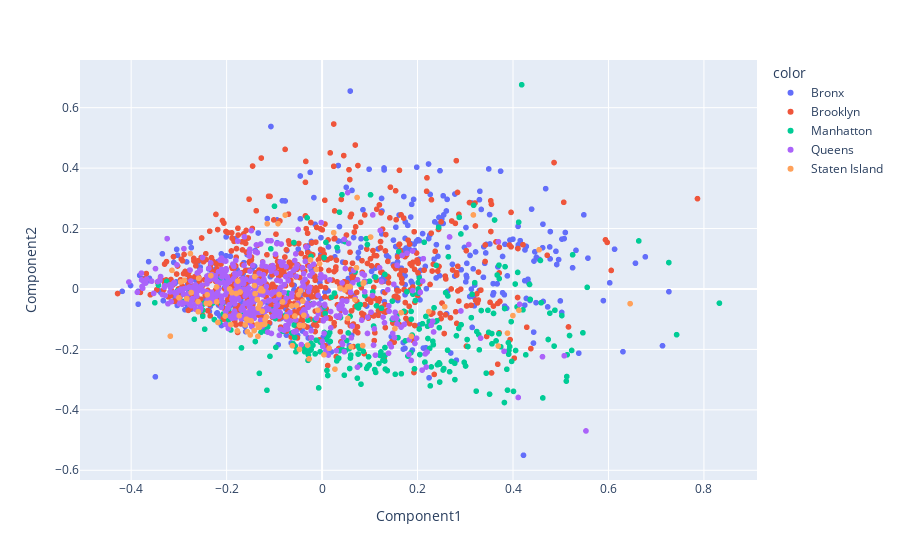

The notebook cell saved with this chart:
### Code cell
res = pd.read_csv("DataFiles/FDNY/ISOMAP_Summer.csv")
crime = pd.read_csv("DataFiles/FDNY/NYPD_Crime.csv")
#print(crime)

tmax = 0
tmin = 0

for row in range(0,len(crime)):
    if crime.at[row,'TotalCrime'] < tmin:
        tmin = crime.at[row,'TotalCrime']
    elif crime.at[row,'TotalCrime'] > tmax:
        tmax = crime.at[row,'TotalCrime']
        
crime['Crimerate'] = (crime['TotalCrime'] - tmin)/(tmax - tmin)

df2 = crime[["Geoid","Crimerate"]].copy()
df2["Geoid"] = df2.Geoid.astype(int)

res["Geoid"] = res.Geoid.astype(str)
for row in range(0,len(res)):
    res.at[row,"Geoid"] = res.iat[row,0][0:11]

res["Geoid"] = res.Geoid.astype(int)

newdf = res.merge(df2, on = "Geoid")
#print(newdf)

df = newdf[["Povertyrate","Unemploymentrate","total","popu","Crimerate"]].copy()

iso = manifold.Isomap(n_neighbors=10, n_components=2)
iso.fit(df)
manifold_2Da = iso.transform(df)
manifold_2D = pd.DataFrame(manifold_2Da, columns=['Component1', 'Component2'])

comp1 = manifold_2D.Component1.values
comp2 = manifold_2D.Component2.values
manifold_2D["Geoid"] = newdf.Geoid.values
color = newdf.borough.values
colormap = np.array(['r',    'g',    'b',  'yellow', 'purple'])
boro =  np.array(['Bronx','Staten Island', 'Brooklyn', 'Manhatton', 'Queens'])
#360050,360850,360470,360471,360610,360810

#plt.scatter(comp1,comp2, c = colormap[color],alpha = 0.6)

fig = px.scatter(manifold_2D, x="Component1", y="Component2", color = boro[color],hover_data=['Geoid'])
fig.show()

### Figure 1 — Plotly figure (JSON) as saved in the notebook; plotly's stock layout.template omitted (floating-point values rounded to 4 significant figures; data arrays with more than 128 entries replaced by an {"elided": "..."} marker saying what was removed)
{"data": [{"customdata": {"elided": "419x1 int values"}, "hoverlabel": {"namelength": 0}, "hovertemplate": "color=Bronx<br>Component1=%{x}<br>Component2=%{y}<br>Geoid=%{customdata[0]}", "legendgroup": "Bronx", "marker": {"color": "#636efa", "symbol": "circle"}, "mode": "markers", "name": "Bronx", "showlegend": true, "type": "scattergl", "x": {"elided": "419 float values"}, "xaxis": "x", "y": {"elided": "419 float values"}, "yaxis": "y"}, {"customdata": {"elided": "697x1 int values"}, "hoverlabel": {"namelength": 0}, "hovertemplate": "color=Brooklyn<br>Component1=%{x}<br>Component2=%{y}<br>Geoid=%{customdata[0]}", "legendgroup": "Brooklyn", "marker": {"color": "#EF553B", "symbol": "circle"}, "mode": "markers", "name": "Brooklyn", "showlegend": true, "type": "scattergl", "x": {"elided": "697 float values"}, "xaxis": "x", "y": {"elided": "697 float values"}, "yaxis": "y"}, {"customdata": {"elided": "272x1 int values"}, "hoverlabel": {"namelength": 0}, "hovertemplate": "color=Manhatton<br>Component1=%{x}<br>Component2=%{y}<br>Geoid=%{customdata[0]}", "legendgroup": "Manhatton", "marker": {"color": "#00cc96", "symbol": "circle"}, "mode": "markers", "name": "Manhatton", "showlegend": true, "type": "scattergl", "x": {"elided": "272 float values"}, "xaxis": "x", "y": {"elided": "272 float values"}, "yaxis": "y"}, {"customdata": {"elided": "502x1 int values"}, "hoverlabel": {"namelength": 0}, "hovertemplate": "color=Queens<br>Component1=%{x}<br>Component2=%{y}<br>Geoid=%{customdata[0]}", "legendgroup": "Queens", "marker": {"color": "#ab63fa", "symbol": "circle"}, "mode": "markers", "name": "Queens", "showlegend": true, "type": "scattergl", "x": {"elided": "502 float values"}, "xaxis": "x", "y": {"elided": "502 float values"}, "yaxis": "y"}, {"customdata": [[36085001700], [36085000600], [36085000700], [36085000300], [36085000800], [36085000900], [36085002001], [36085002002], [36085013204], [36085002100], [36085002700], [36085002900], [36085001100], [36085003300], [36085003600], [36085003900], [36085004000], [36085004700], [36085005000], [36085005900], [36085006400], [36085007000], [36085007400], [36085007500], [36085007700], [36085008100], [36085014605], [36085009601], [36085009602], [36085009700], [36085010500], [36085011201], [36085011202], [36085011401], [36085011402], [36085012100], [36085012200], [36085012500], [36085012804], [36085013201], [36085014606], [36085013302], [36085013400], [36085013800], [36085014100], [36085027704], [36085020804], [36085014700], [36085015100], [36085015601], [36085015602], [36085015603], [36085016901], [36085017010], [36085017300], [36085017600], [36085017700], [36085018701], [36085018702], [36085018901], [36085018902], [36085019700], [36085020100], [36085020700], [36085030302], [36085020801], [36085017008], [36085020803], [36085021300], [36085022300], [36085022600], [36085023100], [36085023900], [36085024700], [36085024800], [36085025100], [36085027301], [36085027302], [36085030301], [36085027702], [36085027900], [36085017005], [36085029102], [36085031901], [36085031902], [36085032300], [36085013203], [36085017007], [36085029104], [36085029103], [36085014604], [36085017009], [36085022800], [36085024401], [36085024402], [36085027705], [36085027706], [36085006700], [36085018100], [36085019800], [36085012805], [36085012806], [36085014607], [36085014608], [36085017011], [36085017012]], "hoverlabel": {"namelength": 0}, "hovertemplate": "color=Staten Island<br>Component1=%{x}<br>Component2=%{y}<br>Geoid=%{customdata[0]}", "legendgroup": "Staten Island", "marker": {"color": "#FFA15A", "symbol": "circle"}, "mode": "markers", "name": "Staten Island", "showlegend": true, "type": "scattergl", "x": [-0.07721, 0.0473, 0.6453, 0.2235, -0.04737, -0.09226, -0.3145, -0.1242, -0.161, 0.4124, 0.07333, 0.4547, 0.08755, -0.1253, -0.2331, -0.2586, 0.3885, -0.1167, -0.04497, -0.0493, 0.08629, 0.05407, -0.008872, 0.02439, -0.005171, 0.07195, -0.2032, -0.1304, -0.2357, -0.04045, 0.1526, -0.1551, 0.3692, -0.01215, -0.1337, -0.1767, -0.1584, -0.02433, -0.03812, -0.2962, -0.1423, 0.257, -0.1297, -0.1219, -0.08288, -0.2836, -0.1775, -0.191, -0.1734, -0.06239, -0.2998, -0.1277, -0.1937, -0.1345, -0.115, -0.1275, -0.02727, -0.2758, -0.04738, -0.1359, -0.1403, -0.2885, -0.05715, 0.3998, -0.08996, 0.187, -0.1504, -0.1199, 0.1655, 0.03768, 0.02693, 0.06883, 0.05886, -0.07533, 0.06082, -0.1565, -0.1409, -0.2211, -0.03971, 0.08502, -0.3179, -0.2182, -0.05353, 0.317, 0.1016, 0.05379, -0.1194, -0.1315, 0.003964, -0.1356, -0.0304, -0.2207, -0.2595, -0.1485, -0.2407, -0.189, -0.1416, -0.1333, -0.1296, 0.01492, -0.2743, -0.06351, -0.1796, -0.2598, -0.2425, -0.1717], "xaxis": "x", "y": [0.2446, -0.003514, -0.0486, -0.07481, -0.12, 0.2162, 0.06152, -0.006484, -0.119, -0.0704, 0.3027, 0.1297, 0.02133, -0.07372, 0.04437, 0.0354, -0.1462, -0.09221, -0.005934, -0.01869, 0.01794, -0.09749, -0.07002, 0.1863, 0.08386, 0.07034, -0.08977, -0.05267, -0.04668, -0.04026, -0.131, -0.1031, -0.1888, 0.06474, -0.06345, 0.02618, -0.09992, 0.09634, -0.0869, 0.02319, -0.1379, -0.05885, -0.04813, -0.1174, -0.04286, -0.03192, -0.1386, -0.1177, -0.08848, -0.1874, -0.02898, 0.001093, 4.106e-05, -0.1566, 0.2158, -0.119, -0.2313, 0.1171, -0.1999, -0.03484, -0.01542, 0.02868, -0.08944, -0.08811, -0.01823, -0.1566, -0.1522, -0.1163, -0.0784, 0.002608, -0.2653, -0.03538, 0.006758, -0.09148, -0.1914, -0.1412, 0.04115, 0.006678, -0.1211, -0.1874, -0.1561, -0.1108, -0.0539, 0.2451, 0.1718, 0.007757, -0.1018, -0.1269, -0.2178, -0.117, -0.1857, -0.04261, -0.07526, -0.1054, -0.01911, -0.01243, 0.01123, -0.1267, -0.005467, -0.1962, -0.01187, -0.05622, -0.015, -0.04181, -0.04792, -0.01004], "yaxis": "y"}], "layout": {"legend": {"title": {"text": "color"}, "tracegroupgap": 0}, "margin": {"t": 60}, "xaxis": {"anchor": "y", "domain": [0, 1], "title": {"text": "Component1"}}, "yaxis": {"anchor": "x", "domain": [0, 1], "title": {"text": "Component2"}}}}
